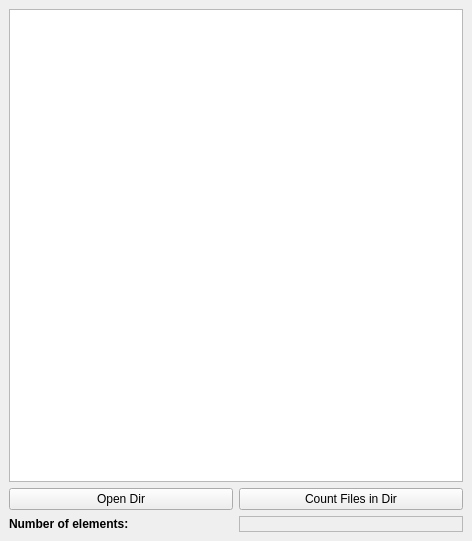
<?xml version="1.0" encoding="UTF-8"?>
<ui version="4.0">
 <class>MainWindow</class>
 <widget class="QMainWindow" name="MainWindow">
  <property name="geometry">
   <rect>
    <x>0</x>
    <y>0</y>
    <width>472</width>
    <height>541</height>
   </rect>
  </property>
  <property name="windowTitle">
   <string>MainWindow</string>
  </property>
  <widget class="QWidget" name="centralwidget">
   <layout class="QVBoxLayout" name="verticalLayout">
    <item>
     <widget class="QTreeView" name="tableView"/>
    </item>
    <item>
     <layout class="QHBoxLayout" name="horizontalLayout">
      <item>
       <widget class="QPushButton" name="openDirBtn">
        <property name="text">
         <string>Open Dir</string>
        </property>
       </widget>
      </item>
      <item>
       <widget class="QPushButton" name="countFilesBtn">
        <property name="text">
         <string>Count Files in Dir</string>
        </property>
       </widget>
      </item>
     </layout>
    </item>
    <item>
     <layout class="QHBoxLayout" name="horizontalLayout_2">
      <item>
       <widget class="QLabel" name="label_3">
        <property name="font">
         <font>
          <bold>true</bold>
         </font>
        </property>
        <property name="text">
         <string>Number of elements:</string>
        </property>
       </widget>
      </item>
      <item>
       <widget class="QLabel" name="numOfElements">
        <property name="frameShape">
         <enum>QFrame::StyledPanel</enum>
        </property>
        <property name="frameShadow">
         <enum>QFrame::Raised</enum>
        </property>
        <property name="text">
         <string/>
        </property>
       </widget>
      </item>
     </layout>
    </item>
   </layout>
  </widget>
 </widget>
 <resources/>
 <connections/>
</ui>
